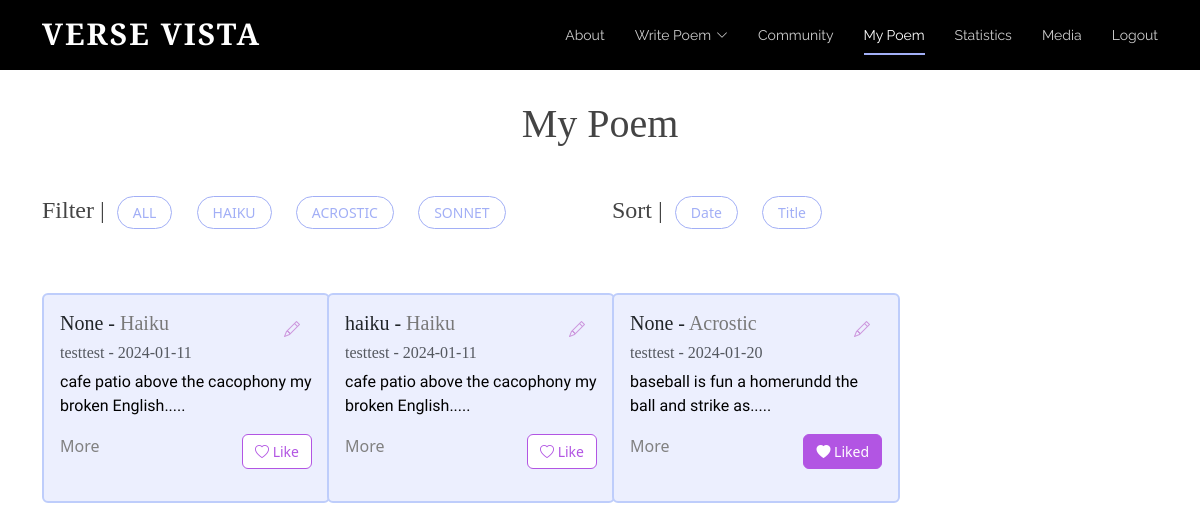
The page /mypage (signed in) on the database its author committed.
### tables this page shows
CREATE TABLE "Poem" (
	"username"	TEXT,
	"content"	TEXT,
	"date"	TEXT,
	"title"	TEXT,
	"type"	TEXT
, "id"	INTEGER, "numLikes"	INTEGER, "sentiment"	INTEGER);

### app.py (the view)
@app.route('/mypage', methods=['GET']) # / => main homepage; decorator
def mypage(): #index func calls render_template, showing login.html on website
	isLogin = False
	if request.method == "POST":
		pass
	else:
		isLogin = True
		conn = sqlite3.connect('static/database.db')
		cursor = conn.cursor()
		query = """
			SELECT P.username, P.content, P.date, P.title, P.type,P.id,
				   COALESCE(L.liked, 0) AS liked
			FROM Poem P
			LEFT JOIN Likes L ON P.id = L.poem_id AND L.username = ?
		"""
		cursor.execute(query, (session.get("username"),))
		rows = cursor.fetchall()
		usernames = []  # ["scott", "alice"]
		contents = []  # ["poem...", "poem2..."]
		dates = []  # ["2023-12-12", "2022-10-10"]
		titles = []
		types = []
		likes = []
		ids = []
		for row in rows:
			usernames.append(row[0])
			contents.append(row[1])
			dates.append(row[2])
			titles.append(row[3])
			types.append(row[4].title())
			likes.append(row[6])
			ids.append(row[5])
		print(likes)
		print(ids)
		if "username" not in session:
			isLogin = False
			return redirect(url_for('login'))
		else:
			isLogin = True
		return render_template('mypage.html',ids=ids, usernames=usernames, contents=contents,
							   dates=dates, titles=titles, types=types, liked_status=likes,
							   num_poems=len(usernames), isLogin=isLogin, username = session["username"])

### templates/mypage.html (shortened to what this page needs)
<!DOCTYPE html>
<html lang="en">
  <head>
    <link href="../static/vendor/aos/aos.css" rel="stylesheet">
    <link href="../static/vendor/bootstrap/css/bootstrap.min.css" rel="stylesheet">
    <link href="../static/vendor/bootstrap-icons/bootstrap-icons.css" rel="stylesheet">
    <link href="../static/vendor/boxicons/css/boxicons.min.css" rel="stylesheet">
    <link href="../static/vendor/glightbox/css/glightbox.min.css" rel="stylesheet">
    <link href="../static/vendor/swiper/swiper-bundle.min.css" rel="stylesheet">
    <link href="../static/css/style.css" rel="stylesheet">
  </head>
  <body>
      <header id="header" class="fixed-top d-flex align-items-center">
        <div class="container d-flex justify-content-between">
          <div class="logo">
            <h1><a href="{{url_for('index')}}">Verse Vista
</a></h1>
          </div>
          <nav id="navbar" class="navbar">
        <ul>
          <li><a class="nav-link scrollto" href="{{url_for('index')}}#about">About</a></li>
          <li class="dropdown"><a href="{{url_for('bwrite')}}"><span>Write Poem</span> <i class="bi bi-chevron-down"></i></a>
          </li>
          <li><a class="nav-link scrollto" href="{{url_for('board')}}">Community</a></li>
                      <li><a class="nav-link scrollto active" href="{{url_for('mypage')}}">My Poem</a></li>
          <li><a class="nav-link scrollto" href="{{url_for('statistics')}}">Statistics</a></li>
          <li><a class="nav-link scrollto" href="{{url_for('tube')}}">Media</a></li>
          {% if isLogin %}
            <li><a class="nav-link scrollto" href="{{url_for('logout')}}">Logout</a></li>
          {% else %}
            <li><a class="nav-link scrollto" href="{{url_for('login')}}">Login</a></li>
          {% endif %}
        </ul>
          </nav>
        </div>
      </header>
      <main>
        <div class="container stat-mt">
          <h1 class="mb-5 text-center">My Poem</h1>
                  <div class="row mb-4">
            <div class="col-lg-6 d-flex">
                <h4>Filter |</h4>
                <ul class="poem-filters">
                  <li data-filter = "*">ALL</li>
                  <li data-filter = ".filter-Haiku">HAIKU</li>
                  <li data-filter = ".filter-Acrostic">ACROSTIC</li>
                  <li data-filter = ".filter-Sonnet">SONNET</li>
                </ul>
            </div>
            <div class="col-lg-6 d-flex">
                <h4>Sort |</h4>
                <ul class="poem-filters">
                    <li class="sorting" data-sort-by ="date">Date</li>
                    <li class="sorting"  data-sort-by ="title">Title</li>
                </ul>
            </div>
          </div>
          <div class="row poem-container">
              {% set counter = 0 %}
                    {% for i in range(num_poems) %}
                        {% if username == usernames[i] %}
                            {% set counter = counter + 1 %}
                          {% if counter < 4 %}
                            <div class="col-md-6 col-lg-3 poem-item filter-{{types[i]}} mt-4 mt-md-4" data-title="{{titles[i]}}" data-date="{{dates[i][0:10]}}" data-type="{{types[i]}}">
                          {% else %}
                            <div class="col-md-6 col-lg-3 poem-item filter-{{types[i]}} mt-4 mt-md-4 mt-lg-4"data-title="{{titles[i]}}"  data-date="{{ dates[i][0:10]}}" data-type="{{types[i]}}">
                          {% endif %}
                      <div class="card poem-card mx-auto" style="width: 18rem;">
                        <div class="card-body">
                        <div class="d-flex">
                            <h5 class="card-title">
                                <span class="title">{{titles[i]}}</span> - <span class="board-poemtype type">{{types[i]}}</span>
                            </h5>
                            <div class="edit-button-container ms-auto">
                                <button class="btn btn-outline-primary edit-button border-0 bg-transparent" data-bs-toggle="modal" data-bs-target="#editPoemModal" data-poem-id="{{ ids[i] }}" data-title="{{ titles[i] }}" data-type="{{ types[i] }}" data-content="{{ contents[i] }}">
                                    <i class="bi bi-pencil"></i>
                                </button>
                            </div>
</div>
                          <h6 class="card-subtitle mb-2 text-muted">{{usernames[i]}} - <span class="date">{{dates[i][0:10]}}</span></h6>
                          <p class="card-text">{{contents[i][0:50]}}.....</p>
                        <div class="d-flex justify-content-between">
                          <a class="card-link" data-bs-toggle="modal" data-bs-target="#poemModal" data-title="{{titles[i]}}" data-type="{{types[i]}}" data-username="{{usernames[i]}}" data-date="{{dates[i][0:10]}}" data-content="{{contents[i]}}">
          More
        </a>
                            {% if liked_status[i] == 1 %}
                          <div class="text-right">
                            <button class="btn btn-outline-danger like-button really-like" data-poem-id="{{ ids[i] }}" data-username="{{ usernames[i] }}" data-liked="{{ liked_status[i] }}">
                                <i class="bi bi-heart-fill"></i>  Liked
                            </button>
                          </div>
                            {%else %}
                                              <div class="text-right">
                            <button class="btn btn-outline-danger like-button" data-poem-id="{{ ids[i] }}" data-username="{{ usernames[i] }}" data-liked="{{ liked_status[i] }}">
                                <i class="bi bi-heart"></i> Like
                            </button>
                          </div>
                            {% endif %}
                        </div>
                        </div>
                      </div>
                    </div>
                        {% endif %}
                    {% endfor %}
                  </div>
        </div>
      </main>
  </body>
</html>

### static/css/style.css (style rules this page uses)
body { color: #444444; }
a { color: #1bac91; text-decoration: none; }
h1, h2, h3, h4, h5, h6 { font-family: 'Cormorant Garamond', serif; }
#header { height: 70px; transition: all 0.5s; z-index: 997; background: #000; }
#header .logo h1 { font-size: 30px; margin: 0; padding: 6px 0; line-height: 1; font-weight: 700; letter-spacing: 2px; text-transform: uppercase; }
#header .logo h1 a, #header .logo h1 a:hover { color: #fff; text-decoration: none; }
.navbar { padding: 0; }
.navbar ul { margin: 0; padding: 0; display: flex; list-style: none; align-items: center; }
.navbar li { position: relative; }
.navbar>ul>li+li { margin-left: 30px; }
.navbar a, .navbar a:focus { display: flex; align-items: center; justify-content: space-between; padding: 12px 0; font-size: 14px; font-family: "Raleway", sans-serif; color: rgba(255, 255, 255, 0.8); white-space: nowrap; transition: 0.3s; position: relative; }
.navbar a i, .navbar a:focus i { font-size: 12px; line-height: 0; margin-left: 5px; }
.navbar>ul>li>a:before { content: ""; position: absolute; width: 100%; height: 2px; bottom: 3px; left: 0; background-color: #A2AFF6; visibility: hidden; width: 0px; transition: all 0.3s ease-in-out 0s; }
.navbar a:hover:before, .navbar li:hover>a:before, .navbar .active:before { visibility: visible; width: 100%; }
.navbar a:hover, .navbar .active, .navbar .active:focus, .navbar li:hover>a { color: #fff; }
body p { color: black; font-family: 'Nanum Myeongjo', serif; }
body a { color: gray; }
body { margin: 0; }
.btn-outline-primary { color: #CC95DD !important; }
.board-poemtype { color:#787878; }
.poem-filters { list-style: none; margin-left: -20px; }
.poem-filters li { cursor: pointer; font-size: 14px; display: inline-block; background: white; border: 1px solid #A2AFF6; padding: 5px 15px 5px 15px; border-radius: 50px; margin-right: 20px; color: #A2AFF6; font-weight: 500; }
.card-link { cursor:pointer }
.like-button { font-size:14px; }
.btn-outline-danger { background-color:white !important; color:#B255E3 !important; border:1px solid #B255E3 !important; }
.really-like { background-color:#B255E3 !important; color:white !important; border:1px solid #B255E3 !important; }
.poem-card { height: 210px; background-color:#ECEFFE; border: 2px solid #BECDFB; transition: transform 0.3s ease-in-out; }
.stat-mt { margin-top: 100px; }

### rows shown on the page
Poem: username "testtest", date "2024-01-11", content "cafe patio above the cacophony my broken English"
Poem: title "haiku", username "testtest", date "2024-01-11", content "cafe patio above the cacophony my broken English"
Poem: title "None", username "testtest", date "2024-01-20", content "baseball is fun a homerundd the ball and strike as"

### other values the page prints
{{ titles[i] }} "None"
{{ types[i] }} "Haiku" "Haiku" "Acrostic"
